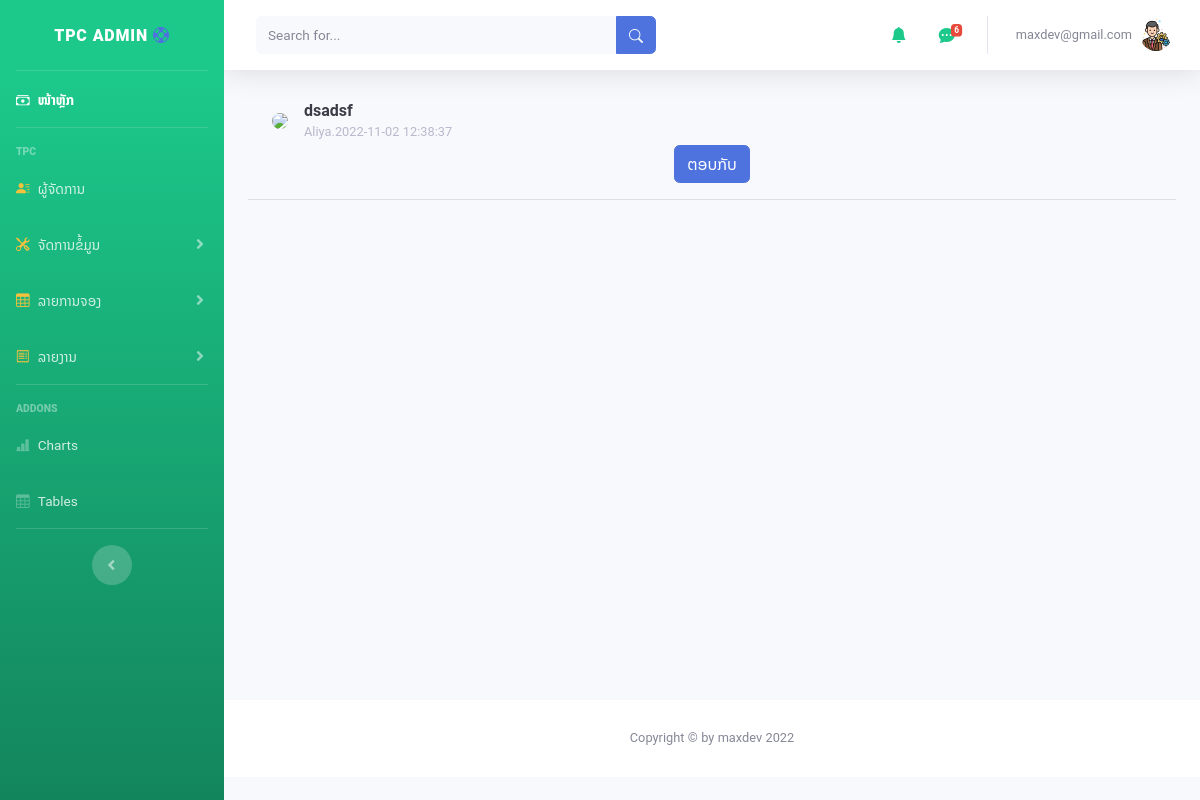
The app's page /admin/read_Msg.php?id=2 (signed in) with its own data.
### tables this page shows
CREATE TABLE `message` (
  `id` int(10) NOT NULL,
  `name` varchar(30) NOT NULL,
  `email` varchar(50) NOT NULL,
  `message` text NOT NULL,
  `status` int(2) NOT NULL DEFAULT 0,
  `date_create` datetime NOT NULL DEFAULT current_timestamp()
);

### admin/read_Msg.php (the view, shortened to what this page needs)
<?php
include('includes/header.php');
include('includes/navbar.php');
include('database/dbconfig.php');
if (isset($_GET['id'])) {
    $main_id = $_GET['id'];
}
?>
<div class="container-fluid">
    <?php
    $sql = "SELECT * FROM message WHERE id='$main_id'";
    $query = mysqli_query($connection, $sql);
    $result = mysqli_fetch_array($query);
    ?>
    <a class="dropdown-item d-flex align-items-center">
        <div class="dropdown-list-image mr-3">
            <img class="rounded-circle" src="img/undraw_profile.svg">
        </div>
        <div class="font-weight-bold">
            <div class="text-truncate"><?php echo $result['message'] ?></div>
            <div class="small text-gray-500"><?php echo $result['name'] ?>.<?php echo $result['date_create'] ?></div>
        </div>
    </a>
    <div class="text-center">
        <button type="submit" class="btn btn-primary">ຕອບກັບ</button>
    </div>
    <hr>
</div>
<?php include('includes/script.php');
include('includes/footer.php');
?>

### admin/read_Msg.php (style rules this page uses)
.container-fluid { margin-bottom: 500px; }

### records on screen
message: message "dsadsf", name "Aliya", date_create "2022-11-02 12:38:37"

### other values on screen
$count "6"
$_SESSION['name'] "maxdev@gmail.com"
